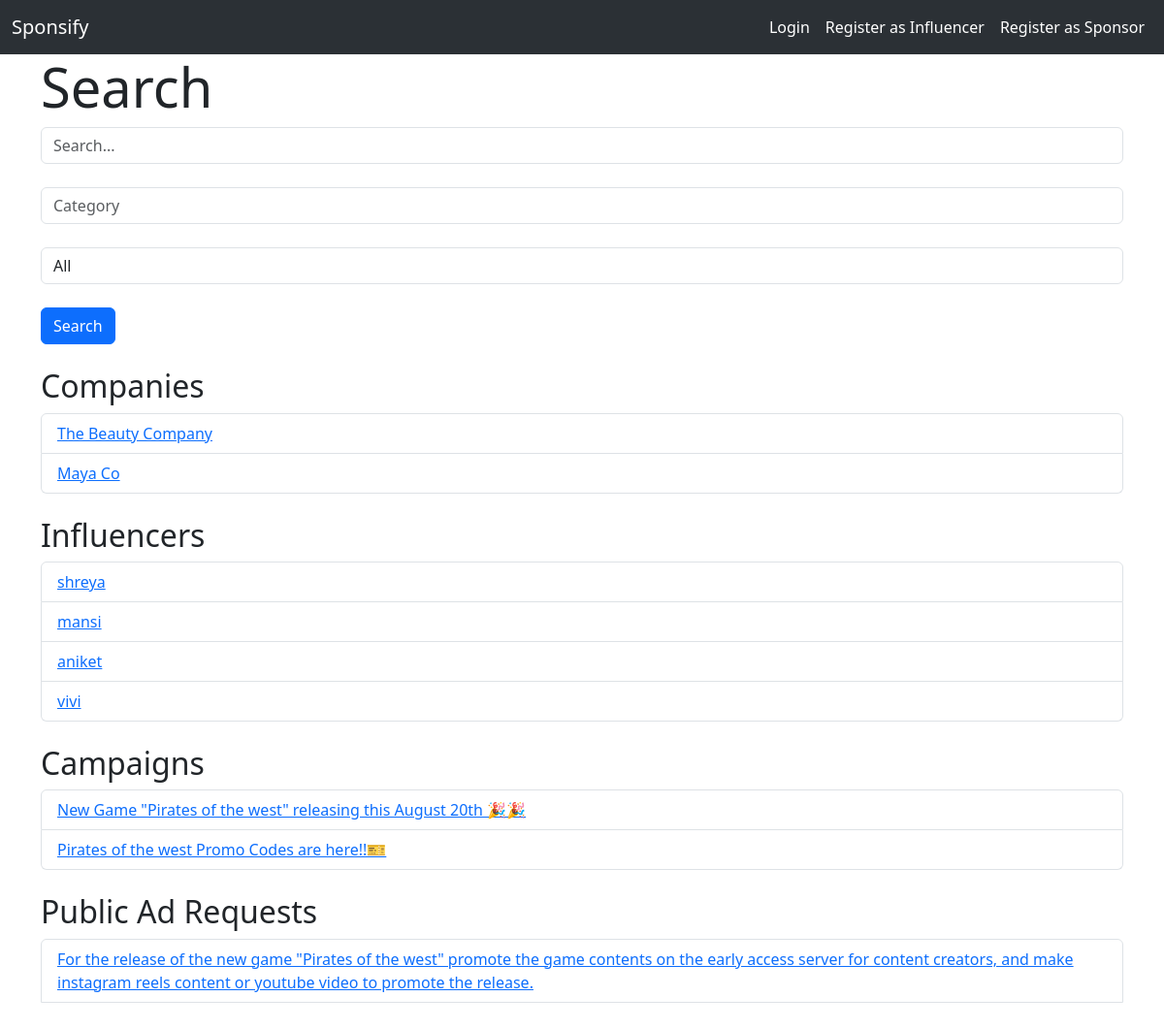
Page /search_navbar on the committed database.
### models.py (models this page shows)
class Sponsor(db.Model):
    __tablename__ = 'sponsor'
    id = db.Column(db.Integer, primary_key=True)
    username = db.Column(db.String(50), unique=True, nullable=False)
    company_name = db.Column(db.String(100), nullable=False)
    industry = db.Column(db.String(50), nullable=False)
    ad_requests = db.relationship('AdRequest', backref='sponsor', lazy=True)

class Influencer(db.Model):
    __tablename__ = 'influencer'
    id = db.Column(db.Integer, primary_key=True)
    username = db.Column(db.String(50), unique=True, nullable=False)
    name = db.Column(db.String(50))
    niche = db.Column(db.String(50), nullable=False)
    followers = db.Column(db.Integer, nullable=False)
    ad_requests = db.relationship('AdRequest', backref='influencer', lazy=True)

class Campaign(db.Model):
    __tablename__ = 'campaign'
    id = db.Column(db.Integer, primary_key=True)
    sponsor_id = db.Column(db.Integer, db.ForeignKey('sponsor.id'), nullable=False)
    name = db.Column(db.String(100), nullable=False)
    description = db.Column(db.Text, nullable=False)
    start_date = db.Column(db.Date, nullable=False)
    end_date = db.Column(db.Date, nullable=False)
    budget = db.Column(db.Float, nullable=False)
    ad_requests = db.relationship('AdRequest', backref='campaign', lazy=True, cascade='all, delete-orphan')

class AdRequest(db.Model):
    __tablename__ = 'adrequest'
    id = db.Column(db.Integer, primary_key=True)
    campaign_id = db.Column(db.Integer, db.ForeignKey('campaign.id'), nullable=False)
    influencer_id = db.Column(db.Integer, db.ForeignKey('influencer.id'))
    sponsor_id = db.Column(db.Integer, db.ForeignKey('sponsor.id'), nullable=False)
    messages = db.Column(db.Text)
    requirements = db.Column(db.Text, nullable=False)
    payment_amount = db.Column(db.Float, nullable=False)
    status = db.Column(db.String(20), nullable=False, default='Pending')
    is_new_for_influencer = db.Column(db.Boolean, default=True)
    privacy = db.Column(db.String(20), nullable=False, default='Private')
    ad_interests = db.relationship('AdInterest', backref='adrequest', lazy=True, cascade='all, delete-orphan')

### routes.py (the view)
@app.route('/search_navbar', methods=['GET'])
def search_navbar():
    keyword = request.args.get('keyword', '')
    filter_type = request.args.get('filter', '')
    niche = request.args.get('niche', '')
    companies = []
    influencers = []
    campaigns = []
    ad_requests = []
    if filter_type == 'company' or filter_type == '':
        companies = Sponsor.query.filter(Sponsor.company_name.ilike(f'%{keyword}%'))
        if niche:
            companies = companies.filter(Sponsor.industry.ilike(f'%{niche}%'))
        companies = companies.all()
    if filter_type == 'influencer' or filter_type == '':
        influencers = Influencer.query.filter(Influencer.username.ilike(f'%{keyword}%'))
        if niche:
            influencers = influencers.filter(Influencer.niche.ilike(f'%{niche}%'))
        influencers = influencers.all()
    if filter_type == 'campaign' or filter_type == '':
        campaigns = Campaign.query.filter(Campaign.name.ilike(f'%{keyword}%'))
        campaigns = campaigns.all()
    if filter_type == 'ad_request' or filter_type == '':
        ad_requests = AdRequest.query.filter(AdRequest.requirements.ilike(f'%{keyword}%'))
        if niche:
            ad_requests = ad_requests.filter(AdRequest.requirements.ilike(f'%{niche}%'))
        ad_requests = ad_requests.filter_by(privacy='Public').all()
    return render_template('search_navbar.html', keyword=keyword, filter_type=filter_type, niche=niche, companies=companies, influencers=influencers, campaigns=campaigns, ad_requests=ad_requests)

### routes.py (called while the page is built)
@app.context_processor
def inject_user():
    return dict(get_current_user=get_current_user)

### templates/search_navbar.html (shortened to what this page needs)
{% extends 'layout.html' %}
{% block content %}
<h1 class="display-4">Search </h1>
<form method="get" action="{{ url_for('search_navbar') }}">
    <div class="form-group">
        <input type="text" name="keyword" class="form-control" placeholder="Search..." value="{{ keyword }}"><br>
    </div>
    <div class="form-group">
        <input type="text" name="niche" class="form-control" placeholder="Category" value="{{ niche }}"><br>
    </div>
    <div class="form-group">
        <select name="filter" class="form-control">
            <option value="" {% if filter_type == '' %}selected{% endif %}>All</option>
        </select><br>
    </div>
    <button type="submit" class="btn btn-primary">Search</button>
</form>
<h2 class="mt-4">Companies</h2>
{% if companies %}
    <ul class="list-group">
        {% for company in companies %}
        <li class="list-group-item">
            <a href="{{ url_for('view_sponsor_profile', id=company.id) }}">{{ company.company_name }}</a>
        </li>
        {% endfor %}
    </ul>
{% else %}
    <p>No companies found.</p>
{% endif %}
<h2 class="mt-4">Influencers</h2>
{% if influencers %}
    <ul class="list-group">
        {% for influencer in influencers %}
        <li class="list-group-item">
            <a href="{{ url_for('view_influencer_profile', id=influencer.id) }}">{{ influencer.username }}</a>
        </li>
        {% endfor %}
    </ul>
{% else %}
    <p>No influencers found.</p>
{% endif %}
<h2 class="mt-4">Campaigns</h2>
{% if campaigns %}
    <ul class="list-group">
        {% for campaign in campaigns %}
        <li class="list-group-item">
            <a href="{{ url_for('view_campaign', id=campaign.id) }}">{{ campaign.name }}</a>
        </li>
        {% endfor %}
    </ul>
{% else %}
    <p>No campaigns found.</p>
{% endif %}
<h2 class="mt-4">Public Ad Requests</h2>
{% if ad_requests %}
    <ul class="list-group">
        {% for ad_request in ad_requests %}
        <li class="list-group-item">
            <a href="{{ url_for('view_ad_request', id=ad_request.id) }}">{{ ad_request.messages }}</a>
        </li><br><br>
        {% endfor %}
    </ul>
{% else %}
    <p>No public ad requests found.</p>
{% endif %}
{% endblock %}

### rows in the picture
Sponsor: company_name "The Beauty Company"
Sponsor: company_name "Maya Co"
Influencer: username "shreya"
Influencer: username "mansi"
Influencer: username "aniket"
Influencer: username "vivi"
Campaign: name "New Game \"Pirates of the west\" releasing this August 20th 🎉🎉"
Campaign: name "Pirates of the west Promo Codes are here!!🎫"
AdRequest: messages "For the release of the new game \"Pirates of the west\" promote the game contents on the early access server for content creators, and make instagram reels content or youtube video to promote the release."
